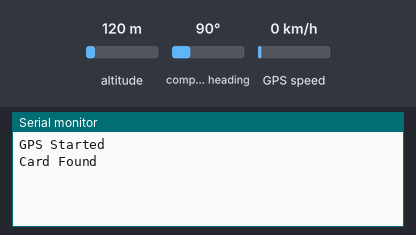
This sketch was run on a simulated ESP8266 (NodeMCU). Parts: the last lines printed to the serial monitor. The test bench sets the inputs (shaded band); at power-on: altitude 120 m, GPS speed 0 km/h, compass heading 90°. Storage starts empty; the GPS gets a fix after 3 s at 37.7749, -122.4194 with 8 satellites.

Above: at 1.2 s.
1.3 s: altitude set to 20 m
At 4.1 s:
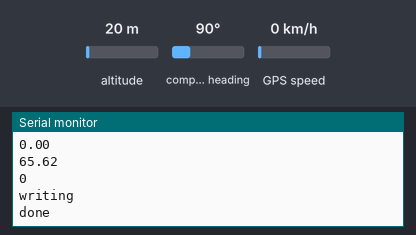
4.7 s: GPS speed set to 2 km/h
At 6.0 s:
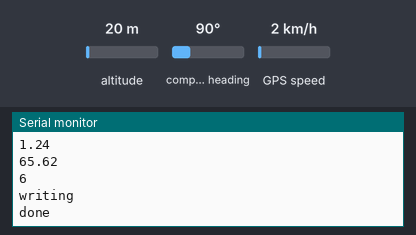
6.2 s: altitude set to 250 m
Timing chart, 0 to 9.2 s (numbered marks = the images above; inputs shaded):
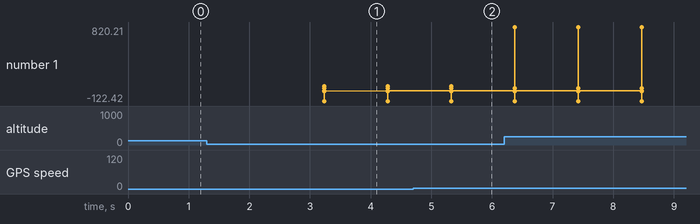

The sketch:

ESP32_GPS_Rev1.ino.ino
```cpp
#include "TinyGPS++.h"
#include "SoftwareSerial.h"
#include "SPI.h"
#include "SD.h"
File dataFile;
File AllData;
SoftwareSerial serial_connection(D1, D3); //RX=pin 10, TX=pin 11
TinyGPSPlus gps;//This is the GPS object that will pretty much do all the grunt work with the NMEA data
// process and flow related variables
int updates;
int failedUpdates;
int pos;
int stringplace = 0;
int GPSTime = 0;
int TimeAdjust = 0;
int TimeZone = 4;

void setup()
{
  Serial.begin(115200);//This opens up communications to the Serial monitor in the Arduino IDE
  serial_connection.begin(9600);//This opens up communications to the GPS
  Serial.println("GPS Started");//Just show to the monitor that the sketch has started
  if (!SD.begin(4)) {
    Serial.println("No SD Card");
    // don't do anything more
  }
  else {
    Serial.println("Card Found");
  }
}

void loop()
{
  dataFile = SD.open("gps.txt", FILE_WRITE);
  AllData = SD.open("AllData.txt", FILE_WRITE);
  while (serial_connection.available()) //While there are characters to come from the GPS
  {
    gps.encode(serial_connection.read());//This feeds the serial NMEA data into the library one char at a time
  }
  if (gps.location.isUpdated()) //This will pretty much be fired all the time anyway but will at least reduce it to only after a package of NMEA data comes in
  {
    //Get the latest info from the gps object which it derived from the data sent by the GPS unit
    //Serial.print("Satellite Count: ");
    Serial.println(gps.satellites.value());
    //Serial.print("Latitude:        ");
    Serial.println(gps.location.lat(), 6);
    //Serial.print("Longitude:       ");
    Serial.println(gps.location.lng(), 6);
    //Serial.print("Speed MPH:       ");
    Serial.println(gps.speed.mph());
    //Serial.print("Altitude Feet:   ");
    Serial.println(gps.altitude.feet());
    Serial.println(TimeAdjust);
    Serial.println("");
    delay(50);

    Serial.println("writing");//When data has been collected write it to the SD
    // longitude
    dataFile.print(gps.location.lng(), 6);
    dataFile.print(",");
    // latitude
    dataFile.print(gps.location.lat(), 6);
    dataFile.print(",");
    // Alt
    dataFile.print(gps.altitude.feet());
    dataFile.println("");

    AllData.print("Longitude: ");
    AllData.print(gps.location.lng(), 6);

    AllData.print(" Latitude: ");
    AllData.print(gps.location.lat(), 6);

    AllData.print(" Altitude: ");
    AllData.println(gps.altitude.feet());

    GPSTime = gps.time.hour();
    TimeAdjust = (GPSTime - TimeZone);

    AllData.print("Time: ");
    AllData.print(TimeAdjust);
    AllData.print(":");
    AllData.print(gps.time.minute());
    AllData.print(" Number of Sats: ");
    AllData.print(gps.satellites.value());
    AllData.print(" Speed: ");
    AllData.println(gps.speed.mph());
    Serial.println("done");

  }
  dataFile.close();// close file on SD card
  AllData.close();
  delay(50);
}

/*
   $GPRMC,183729,A,3907.356,N,12102.482,W,000.0,360.0,080301,015.5,E*6F
  $GPRMB,A,,,,,,,,,,,,V*71
  $GPGGA,183730,3907.356,N,12102.482,W,1,05,1.6,646.4,M,-24.1,M,,*75
  $GPGSA,A,3,02,,,07,,09,24,26,,,,,1.6,1.6,1.0*3D
  $GPGSV,2,1,08,02,43,088,38,04,42,145,00,05,11,291,00,07,60,043,35*71
  $GPGSV,2,2,08,08,02,145,00,09,46,303,47,24,16,178,32,26,18,231,43*77
  $PGRME,22.0,M,52.9,M,51.0,M*14
  $GPGLL,3907.360,N,12102.481,W,183730,A*33
  $PGRMZ,2062,f,3*2D
  $PGRMM,WGS 84*06
  $GPBOD,,T,,M,,*47
  $GPRTE,1,1,c,0*07
  $GPRMC,183731,A,3907.482,N,12102.436,W,000.0,360.0,080301,015.5,E*67
  $GPRMB,A,,,,,,,,,,,,V*71
*/
```

Measured:
- after the input at 1.3 s, the serial monitor: prints a new line after 1.9 s (image 1)
- after the input at 4.7 s, the serial monitor: prints a new line after 0.63 s (image 2)
